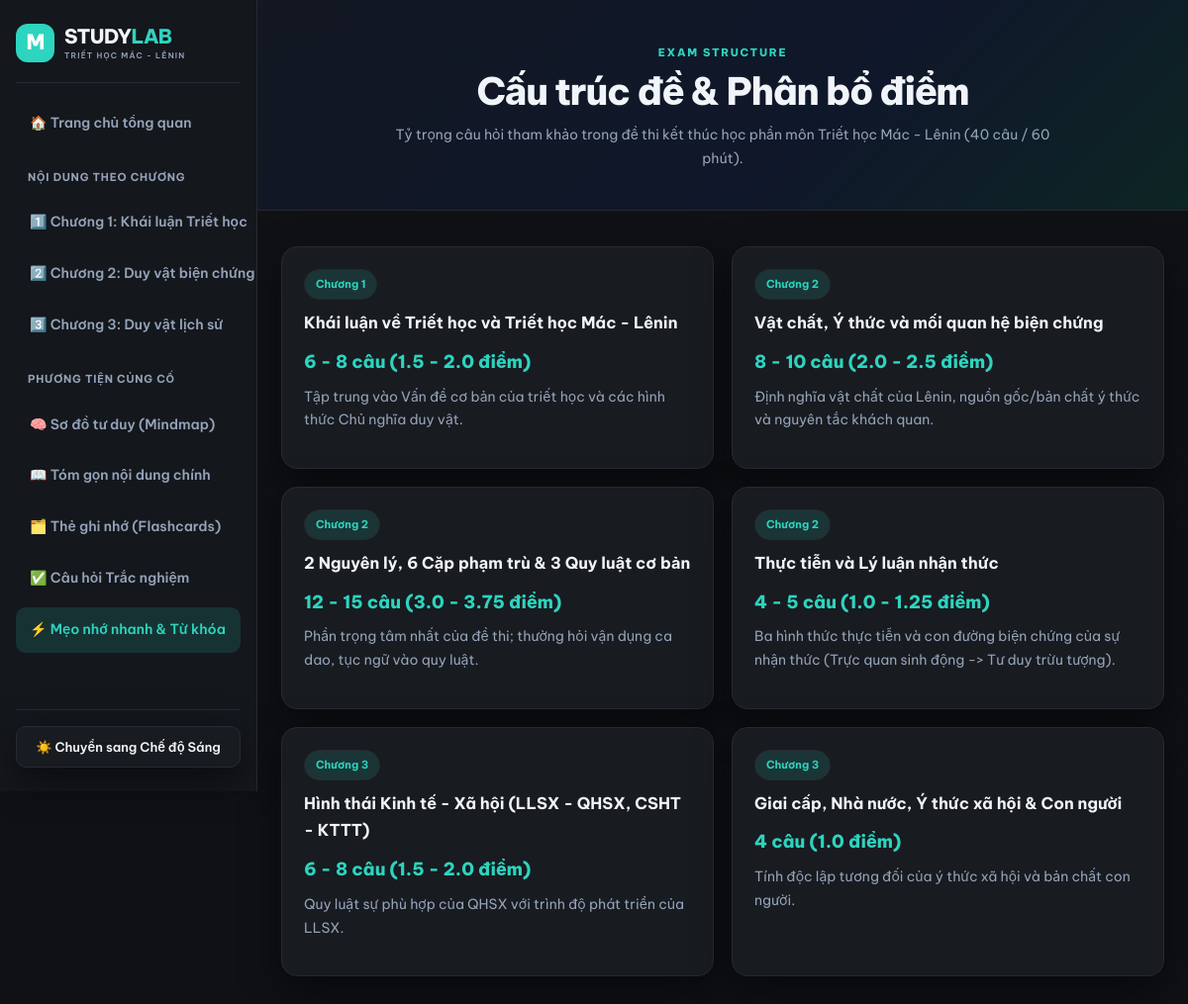
Screenshot of /prices with the database file from the repository.
### tables this page shows
CREATE TABLE exam_structure (
            id INTEGER PRIMARY KEY AUTOINCREMENT,
            chapter TEXT,
            topic_name TEXT,
            question_count TEXT,
            score_weight TEXT,
            note TEXT
        );

### app.py (the view)
@app.route("/prices")
def prices():
    conn = get_connection()
    rows = conn.execute("SELECT * FROM exam_structure").fetchall()
    conn.close()
    return render_template("prices.html", rows=rows)

### app.py (called while the page is built)
@app.context_processor
def inject_globals():
    return {"site_name": SITE_NAME}

### database.py (called while the page is built)
def get_connection():
    conn = sqlite3.connect(DB_PATH)
    conn.row_factory = sqlite3.Row
    return conn

### templates/prices.html (shortened to what this page needs)
{% extends "base.html" %}
{% block content %}
<section class="page-head center-head">
  <div class="container">
    <span class="eyebrow">EXAM STRUCTURE</span>
    <h1>Cấu trúc đề & Phân bổ điểm</h1>
    <p class="lead">Tỷ trọng câu hỏi tham khảo trong đề thi kết thúc học phần môn Triết học Mác - Lênin (40 câu / 60 phút).</p>
  </div>
</section>
<section class="section">
  <div class="container">
    <div class="grid" style="grid-template-columns: repeat(auto-fit, minmax(300px, 1fr));">
      {% for r in rows %}
      <article class="card">
        <span class="badge">{{ r.chapter }}</span>
        <h3 style="margin: 10px 0;">{{ r.topic_name }}</h3>
        <p style="color: var(--teal); font-weight: 800; font-size: 18px; margin: 8px 0;">{{ r.question_count }} ({{ r.score_weight }})</p>
        <p class="muted">{{ r.note }}</p>
      </article>
      {% endfor %}
    </div>
  </div>
</section>
{% endblock %}

### static/css/style.css (style rules this page uses)
:root, html[data-theme="light"] { --ink: #0f172a; --muted: #475569; --line: #e2e8f0; --paper: #f8fafc; --canvas: #ffffff; --sidebar-bg: #ffffff; --teal: #197c73; --teal-dark: #145e58; --teal-soft: #e8f4f1; --gold: #e2a64a; --shadow: 0 10px 30px rgba(15, 23, 42, 0.06); }
html[data-theme="dark"] { --ink: #f1f5f9; --muted: #94a3b8; --line: #262930; --paper: #0f1115; --canvas: #181b20; --sidebar-bg: #14171c; --teal: #2dd4bf; --teal-dark: #14b8a6; --teal-soft: rgba(45, 212, 191, 0.14); --gold: #e2a64a; --shadow: 0 14px 38px rgba(0, 0, 0, 0.5); }
* { box-sizing: border-box; }
html { scroll-behavior: smooth; }
body, button, input, select, textarea { font-family: 'Be Vietnam Pro', -apple-system, BlinkMacSystemFont, "Segoe UI", Arial, sans-serif !important; color: var(--ink); }
body { margin: 0; background: var(--paper) !important; color: var(--ink) !important; font-size: 14px; line-height: 1.7; transition: background-color 0.25s ease, color 0.25s ease; }
h1, h2, h3, p { margin-top: 0; }
.container { width: min(1160px, calc(100% - 48px)); margin: 0 auto; }
.page-head, .center-head, .page-hero { padding: 46px 0 40px; background: linear-gradient(110deg, #f1f8f5, #f9fbfa); border-bottom: 1px solid var(--line); text-align: center !important; }
.page-head .container, .center-head .container, .page-hero .container, .section-header-center { display: flex; flex-direction: column; align-items: center; justify-content: center; text-align: center !important; }
.page-head h1, .page-hero h1 { margin: 8px 0 8px; font-size: 38px; line-height: 1.25; letter-spacing: -1.2px; font-weight: 800; }
.page-head p, .page-hero p, .lead { margin: 0 auto !important; max-width: 680px; color: var(--muted); font-size: 14px; }
.eyebrow { display: inline-flex; align-items: center; justify-content: center; gap: 8px; color: var(--teal); font-size: 11px; line-height: 1.4; font-weight: 800; letter-spacing: 1.7px; text-transform: uppercase; }
.hero-tags span, .chip, .badge { display: inline-block; border: 1px solid var(--line); border-radius: 20px; padding: 5px 11px; color: var(--teal); font-size: 11px; font-weight: 700; background: var(--teal-soft); }
.section, .section-block, .content-section { padding: 36px 0 60px; }
.grid, .category-grid, .listing-grid, .parts-grid, .tools-grid, .fault-preview-grid { display: grid; grid-template-columns: repeat(3, 1fr); gap: 18px; }
.card, .stat-card, .category-card, .vehicle-card, .part-card, .tool-card, .fault-card, .fault-preview { padding: 22px; border: 1px solid var(--line); border-radius: 16px; background: var(--canvas); box-shadow: var(--shadow); transition: transform 0.2s ease, box-shadow 0.2s ease, border-color 0.2s ease; }
.muted { color: var(--muted); }
html[data-theme="dark"] .hero, html[data-theme="dark"] .page-head, html[data-theme="dark"] .center-head, html[data-theme="dark"] .page-hero { background: linear-gradient(135deg, #131822 0%, #0f172a 60%, #0d2524 100%) !important; border-bottom-color: var(--line) !important; }
html[data-theme="dark"] .card, html[data-theme="dark"] .stat-card, html[data-theme="dark"] .category-card, html[data-theme="dark"] .vehicle-card, html[data-theme="dark"] .part-card, html[data-theme="dark"] .tool-card, html[data-theme="dark"] .fault-card, html[data-theme="dark"] .filter-bar, html[data-theme="dark"] article, html[data-theme="dark"] select { background: var(--canvas) !important; color: var(--ink) !important; border-color: var(--line) !important; }

### rows the page displays
exam_structure: chapter "Chương 1", topic_name "Khái luận về Triết học và Triết học Mác - Lênin", question_count "6 - 8 câu", score_weight "1.5 - 2.0 điểm", note "Tập trung vào Vấn đề cơ bản của triết học và các hình thức Chủ nghĩa duy vật."
exam_structure: chapter "Chương 2", topic_name "Vật chất, Ý thức và mối quan hệ biện chứng", question_count "8 - 10 câu", score_weight "2.0 - 2.5 điểm", note "Định nghĩa vật chất của Lênin, nguồn gốc/bản chất ý thức và nguyên tắc khách quan."
exam_structure: chapter "Chương 2", topic_name "2 Nguyên lý, 6 Cặp phạm trù & 3 Quy luật cơ bản", question_count "12 - 15 câu", score_weight "3.0 - 3.75 điểm", note "Phần trọng tâm nhất của đề thi; thường hỏi vận dụng ca dao, tục ngữ vào quy luật."
exam_structure: chapter "Chương 2", topic_name "Thực tiễn và Lý luận nhận thức", question_count "4 - 5 câu", score_weight "1.0 - 1.25 điểm", note "Ba hình thức thực tiễn và con đường biện chứng của sự nhận thức (Trực quan sinh động -> Tư duy trừu tượng)."
exam_structure: chapter "Chương 3", topic_name "Hình thái Kinh tế - Xã hội (LLSX - QHSX, CSHT - KTTT)", question_count "6 - 8 câu", score_weight "1.5 - 2.0 điểm", note "Quy luật sự phù hợp của QHSX với trình độ phát triển của LLSX."
exam_structure: chapter "Chương 3", topic_name "Giai cấp, Nhà nước, Ý thức xã hội & Con người", question_count "4 câu", score_weight "1.0 điểm", note "Tính độc lập tương đối của ý thức xã hội và bản chất con người."
